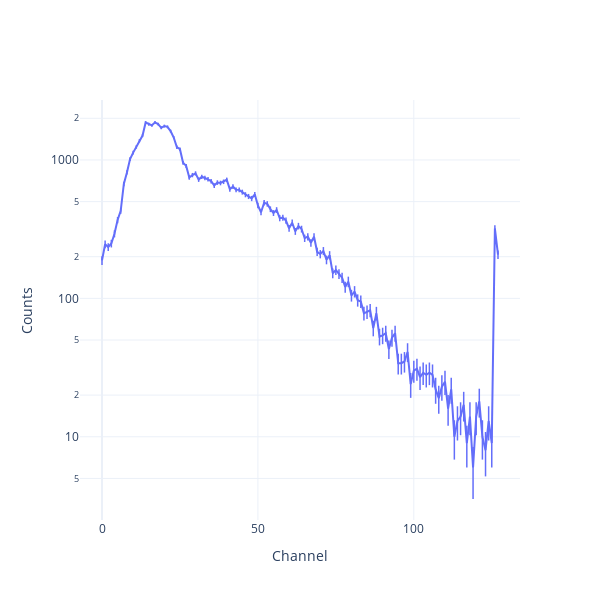

The code cell stored with this chart in its notebook:
### Code cell
fig = Plot.spectrum(me_src)
